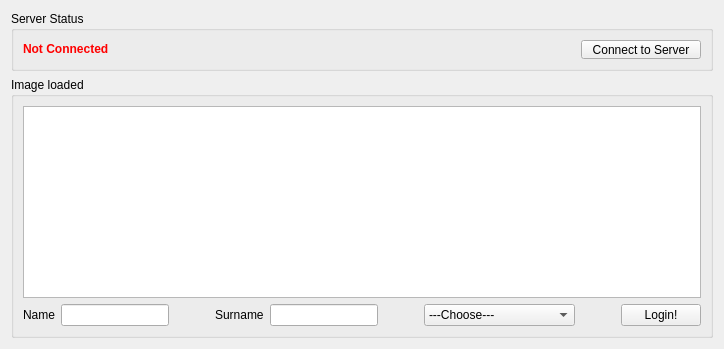
      <widget class="QWidget" name="tab">
       <property name="enabled">
        <bool>true</bool>
       </property>
       <attribute name="title">
        <string>Login</string>
       </attribute>
       <layout class="QHBoxLayout" name="horizontalLayout_26">
        <item>
         <layout class="QVBoxLayout" name="verticalLayout_46">
          <item>
           <widget class="QGroupBox" name="serverStatus_groupBox_2">
            <property name="minimumSize">
             <size>
              <width>0</width>
              <height>60</height>
             </size>
            </property>
            <property name="maximumSize">
             <size>
              <width>16777215</width>
              <height>60</height>
             </size>
            </property>
            <property name="title">
             <string>Server Status</string>
            </property>
            <layout class="QHBoxLayout" name="horizontalLayout_19">
             <item>
              <layout class="QHBoxLayout" name="horizontalLayout_21">
               <item>
                <widget class="QLabel" name="serverStatus_label_2">
                 <property name="minimumSize">
                  <size>
                   <width>0</width>
                   <height>0</height>
                  </size>
                 </property>
                 <property name="maximumSize">
                  <size>
                   <width>250</width>
                   <height>16777215</height>
                  </size>
                 </property>
                 <property name="font">
                  <font>
                   <weight>75</weight>
                   <bold>true</bold>
                   <strikeout>false</strikeout>
                  </font>
                 </property>
                 <property name="autoFillBackground">
                  <bool>false</bool>
                 </property>
                 <property name="text">
                  <string>&lt;html&gt;&lt;head/&gt;&lt;body&gt;&lt;p&gt;&lt;span style=&quot; color:#ff0000;&quot;&gt;Not Connected&lt;/span&gt;&lt;/p&gt;&lt;/body&gt;&lt;/html&gt;</string>
                 </property>
                 <property name="scaledContents">
                  <bool>false</bool>
                 </property>
                </widget>
               </item>
               <item>
                <spacer name="horizontalSpacer_27">
                 <property name="orientation">
                  <enum>Qt::Horizontal</enum>
                 </property>
                 <property name="sizeHint" stdset="0">
                  <size>
                   <width>40</width>
                   <height>20</height>
                  </size>
                 </property>
                </spacer>
               </item>
               <item>
                <widget class="QPushButton" name="connectToServer_button_2">
                 <property name="minimumSize">
                  <size>
                   <width>120</width>
                   <height>0</height>
                  </size>
                 </property>
                 <property name="maximumSize">
                  <size>
                   <width>120</width>
                   <height>16777215</height>
                  </size>
                 </property>
                 <property name="text">
                  <string>Connect to Server</string>
                 </property>
                </widget>
               </item>
              </layout>
             </item>
            </layout>
           </widget>
          </item>
          <item>
           <widget class="QGroupBox" name="groupBox_2">
            <property name="title">
             <string>Image loaded</string>
            </property>
            <layout class="QHBoxLayout" name="horizontalLayout_24">
             <item>
              <layout class="QVBoxLayout" name="verticalLayout_45">
               <item>
                <widget class="QGraphicsView" name="graphicsView"/>
               </item>
               <item>
                <layout class="QHBoxLayout" name="horizontalLayout_25">
                 <item>
                  <widget class="QLabel" name="label_2">
                   <property name="text">
                    <string>Name</string>
                   </property>
                  </widget>
                 </item>
                 <item>
                  <widget class="QLineEdit" name="lineEdit_2"/>
                 </item>
                 <item>
                  <spacer name="horizontalSpacer_29">
                   <property name="orientation">
                    <enum>Qt::Horizontal</enum>
                   </property>
                   <property name="sizeHint" stdset="0">
                    <size>
                     <width>40</width>
                     <height>20</height>
                    </size>
                   </property>
                  </spacer>
                 </item>
                 <item>
                  <widget class="QLabel" name="label_3">
                   <property name="text">
                    <string>Surname</string>
                   </property>
                  </widget>
                 </item>
                 <item>
                  <widget class="QLineEdit" name="lineEdit"/>
                 </item>
                 <item>
                  <spacer name="horizontalSpacer_30">
                   <property name="orientation">
                    <enum>Qt::Horizontal</enum>
                   </property>
                   <property name="sizeHint" stdset="0">
                    <size>
                     <width>40</width>
                     <height>20</height>
                    </size>
                   </property>
                  </spacer>
                 </item>
                 <item>
                  <widget class="QComboBox" name="comboBox">
                   <item>
                    <property name="text">
                     <string>---Choose---</string>
                    </property>
                   </item>
                   <item>
                    <property name="text">
                     <string>Suprema BioMini Slim</string>
                    </property>
                   </item>
                  </widget>
                 </item>
                 <item>
                  <spacer name="horizontalSpacer_31">
                   <property name="orientation">
                    <enum>Qt::Horizontal</enum>
                   </property>
                   <property name="sizeHint" stdset="0">
                    <size>
                     <width>40</width>
                     <height>20</height>
                    </size>
                   </property>
                  </spacer>
                 </item>
                 <item>
                  <widget class="QPushButton" name="pushButton_2">
                   <property name="text">
                    <string>Login!</string>
                   </property>
                  </widget>
                 </item>
                </layout>
               </item>
              </layout>
             </item>
            </layout>
           </widget>
          </item>
         </layout>
        </item>
       </layout>
      </widget>
